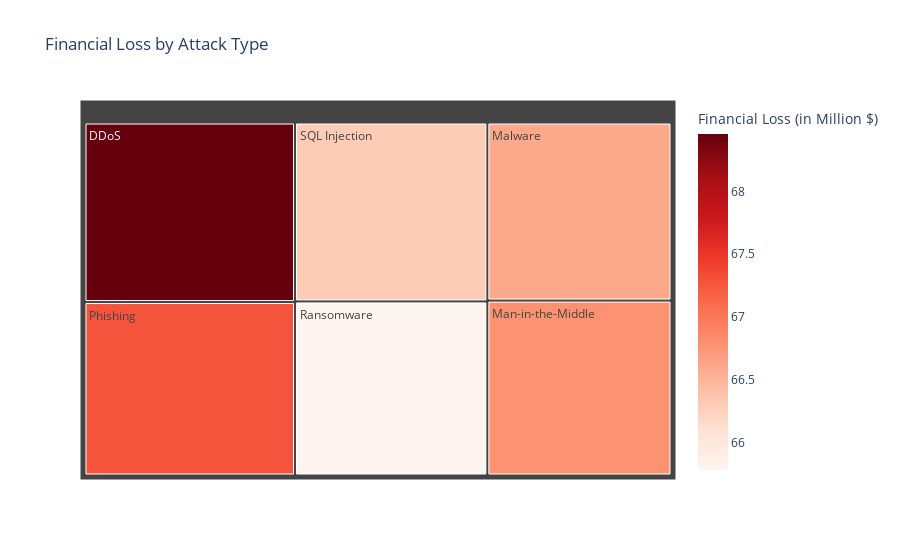

Notebook source saved alongside this figure:
### Code cell
treemap1 = px.treemap(
    df, 
    path=["Attack Type"], 
    values="Financial Loss (in Million $)", 
    title="Financial Loss by Attack Type",
    color="Financial Loss (in Million $)", 
    color_continuous_scale="Reds"
)
treemap1.show()

### Figure 1 — Plotly figure (JSON) as saved in the notebook; plotly's stock layout.template omitted (floating-point values rounded to 4 significant figures)
{"data": [{"branchvalues": "total", "customdata": [[67.28], [65.78], [66.78], [68.46], [66.3], [66.61]], "domain": {"x": [0, 1], "y": [0, 1]}, "hovertemplate": "labels=%{label}<br>Financial Loss (in Million $)_sum=%{value}<br>parent=%{parent}<br>id=%{id}<br>Financial Loss (in Million $)=%{color}<extra></extra>", "ids": ["Phishing", "Ransomware", "Man-in-the-Middle", "DDoS", "SQL Injection", "Malware"], "labels": ["Phishing", "Ransomware", "Man-in-the-Middle", "DDoS", "SQL Injection", "Malware"], "marker": {"coloraxis": "coloraxis", "colors": [67.28, 65.78, 66.78, 68.46, 66.3, 66.61]}, "name": "", "parents": ["", "", "", "", "", ""], "type": "treemap", "values": [26690.0, 24480.0, 23550.0, 27630.0, 25160.0, 23970.0]}], "layout": {"coloraxis": {"colorbar": {"title": {"text": "Financial Loss (in Million $)"}}, "colorscale": [[0, "rgb(255,245,240)"], [0.125, "rgb(254,224,210)"], [0.25, "rgb(252,187,161)"], [0.375, "rgb(252,146,114)"], [0.5, "rgb(251,106,74)"], [0.625, "rgb(239,59,44)"], [0.75, "rgb(203,24,29)"], [0.875, "rgb(165,15,21)"], [1, "rgb(103,0,13)"]]}, "legend": {"tracegroupgap": 0}, "title": {"text": "Financial Loss by Attack Type"}}}
